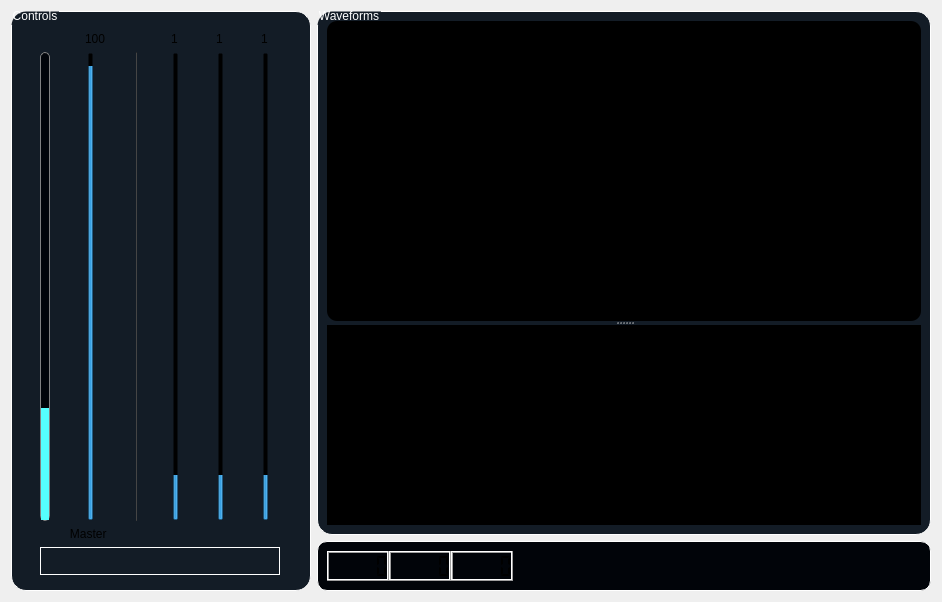
      <widget class="QWidget" name="analyzer_tab">
       <attribute name="icon">
        <iconset>
         <normaloff>icons/Equalizer-256.png</normaloff>icons/Equalizer-256.png</iconset>
       </attribute>
       <attribute name="title">
        <string>Analyzer</string>
       </attribute>
       <layout class="QGridLayout" name="gridLayout_5">
        <item row="0" column="1">
         <widget class="QGroupBox" name="controls_groupBox">
          <property name="minimumSize">
           <size>
            <width>300</width>
            <height>0</height>
           </size>
          </property>
          <property name="maximumSize">
           <size>
            <width>300</width>
            <height>16777215</height>
           </size>
          </property>
          <property name="styleSheet">
           <string notr="true">QGroupBox {
background-color:#131c26;
border: 1.2px solid #ffffff;
border-style: outset;
border-radius: 15px;
}
QGroupBox::title  {
    subcontrol-origin: margin;
    subcontrol-position: top left;
    padding: -5px 0px 0px 0px;
    color: rgb(255, 255, 255);
}</string>
          </property>
          <property name="title">
           <string>Controls</string>
          </property>
          <layout class="QGridLayout" name="gridLayout_6">
           <property name="topMargin">
            <number>20</number>
           </property>
           <property name="bottomMargin">
            <number>15</number>
           </property>
           <item row="2" column="1">
            <widget class="QSlider" name="verticalSlider">
             <property name="styleSheet">
              <string notr="true">QSlider{
    background-color: transparent;
}

QSlider::handle {
    background-color: qradialgradient(
        cx: 0.7, cy: 1.4, fx: 0.7, fy: 1.4,
        radius: 1, stop: 0 #fff, stop: 1 #424242
        );
	border-radius: 2px;
    height: 40px;
    width: 40px;
    margin: -15px 0px;
    }

QSlider::handle::hover{
	border: inset;
	 background-color: qradialgradient(
        cx: 0.7, cy: 1.4, fx: 0.7, fy: 1.4,
        radius: 1, stop: 0 #bbb, stop: 1 #000
        );
}</string>
             </property>
             <property name="maximum">
              <number>100</number>
             </property>
             <property name="value">
              <number>100</number>
             </property>
             <property name="orientation">
              <enum>Qt::Vertical</enum>
             </property>
             <property name="tickPosition">
              <enum>QSlider::TicksBelow</enum>
             </property>
             <property name="tickInterval">
              <number>5</number>
             </property>
            </widget>
           </item>
           <item row="0" column="1">
            <widget class="QLabel" name="master_label">
             <property name="styleSheet">
              <string notr="true">background-color: transparent;</string>
             </property>
             <property name="text">
              <string>100</string>
             </property>
            </widget>
           </item>
           <item row="0" column="4" alignment="Qt::AlignHCenter">
            <widget class="QLabel" name="slider2_label">
             <property name="styleSheet">
              <string notr="true">background-color: transparent;</string>
             </property>
             <property name="text">
              <string>1   </string>
             </property>
            </widget>
           </item>
           <item row="0" column="3" alignment="Qt::AlignHCenter">
            <widget class="QLabel" name="slider1_label">
             <property name="styleSheet">
              <string notr="true">background-color: transparent;</string>
             </property>
             <property name="text">
              <string>1   </string>
             </property>
            </widget>
           </item>
           <item row="2" column="3">
            <widget class="QSlider" name="verticalSlider_2">
             <property name="styleSheet">
              <string notr="true">QSlider{
    background-color: transparent;
}

QSlider::handle {
    background-color: qradialgradient(
        cx: 0.7, cy: 1.4, fx: 0.7, fy: 1.4,
        radius: 1, stop: 0 #fff, stop: 1 #424242
        );
	border-radius: 2px;
    height: 40px;
    width: 40px;
    margin: -15px 0px;
    }

QSlider::handle::hover{
	border: inset;
	 background-color: qradialgradient(
        cx: 0.7, cy: 1.4, fx: 0.7, fy: 1.4,
        radius: 1, stop: 0 #bbb, stop: 1 #000
        );
}</string>
             </property>
             <property name="maximum">
              <number>10</number>
             </property>
             <property name="value">
              <number>1</number>
             </property>
             <property name="orientation">
              <enum>Qt::Vertical</enum>
             </property>
             <property name="tickPosition">
              <enum>QSlider::TicksBelow</enum>
             </property>
             <property name="tickInterval">
              <number>0</number>
             </property>
            </widget>
           </item>
           <item row="0" column="5" alignment="Qt::AlignHCenter">
            <widget class="QLabel" name="slider3_label">
             <property name="styleSheet">
              <string notr="true">background-color: transparent;</string>
             </property>
             <property name="text">
              <string>1   </string>
             </property>
            </widget>
           </item>
           <item row="2" column="2">
            <widget class="Line" name="line">
             <property name="maximumSize">
              <size>
               <width>1</width>
               <height>16777215</height>
              </size>
             </property>
             <property name="styleSheet">
              <string notr="true">background-color: rgb(169, 169, 169);
background-color: rgb(60, 60, 60);</string>
             </property>
             <property name="orientation">
              <enum>Qt::Vertical</enum>
             </property>
            </widget>
           </item>
           <item row="2" column="5">
            <widget class="QSlider" name="verticalSlider_4">
             <property name="styleSheet">
              <string notr="true">QSlider{
    background-color: transparent;
}

QSlider::handle {
    background-color: qradialgradient(
        cx: 0.7, cy: 1.4, fx: 0.7, fy: 1.4,
        radius: 1, stop: 0 #fff, stop: 1 #424242
        );
	border-radius: 2px;
    height: 40px;
    width: 40px;
    margin: -15px 0px;
    }

QSlider::handle::hover{
	border: inset;
	 background-color: qradialgradient(
        cx: 0.7, cy: 1.4, fx: 0.7, fy: 1.4,
        radius: 1, stop: 0 #bbb, stop: 1 #000
        );
}</string>
             </property>
             <property name="maximum">
              <number>10</number>
             </property>
             <property name="value">
              <number>1</number>
             </property>
             <property name="orientation">
              <enum>Qt::Vertical</enum>
             </property>
             <property name="tickPosition">
              <enum>QSlider::TicksBelow</enum>
             </property>
             <property name="tickInterval">
              <number>0</number>
             </property>
            </widget>
           </item>
           <item row="2" column="4">
            <widget class="QSlider" name="verticalSlider_3">
             <property name="styleSheet">
              <string notr="true">QSlider{
    background-color: transparent;
}

QSlider::handle {
    background-color: qradialgradient(
        cx: 0.7, cy: 1.4, fx: 0.7, fy: 1.4,
        radius: 1, stop: 0 #fff, stop: 1 #424242
        );
	border-radius: 2px;
    height: 40px;
    width: 40px;
    margin: -15px 0px;
    }

QSlider::handle::hover{
	border: inset;
	 background-color: qradialgradient(
        cx: 0.7, cy: 1.4, fx: 0.7, fy: 1.4,
        radius: 1, stop: 0 #bbb, stop: 1 #000
        );
}</string>
             </property>
             <property name="maximum">
              <number>10</number>
             </property>
             <property name="value">
              <number>1</number>
             </property>
             <property name="orientation">
              <enum>Qt::Vertical</enum>
             </property>
             <property name="tickPosition">
              <enum>QSlider::TicksBelow</enum>
             </property>
             <property name="tickInterval">
              <number>0</number>
             </property>
            </widget>
           </item>
           <item row="3" column="4">
            <widget class="QLabel" name="label_7">
             <property name="maximumSize">
              <size>
               <width>13</width>
               <height>30</height>
              </size>
             </property>
             <property name="styleSheet">
              <string notr="true">background-color:transparent;</string>
             </property>
             <property name="text">
              <string/>
             </property>
             <property name="pixmap">
              <pixmap>icons/violin3.png</pixmap>
             </property>
             <property name="scaledContents">
              <bool>true</bool>
             </property>
            </widget>
           </item>
           <item row="3" column="5">
            <widget class="QLabel" name="label_8">
             <property name="maximumSize">
              <size>
               <width>34</width>
               <height>30</height>
              </size>
             </property>
             <property name="styleSheet">
              <string notr="true">background-color:transparent;</string>
             </property>
             <property name="text">
              <string/>
             </property>
             <property name="pixmap">
              <pixmap>icons/saxophone-side-view-silhouette3.png</pixmap>
             </property>
             <property name="scaledContents">
              <bool>true</bool>
             </property>
            </widget>
           </item>
           <item row="3" column="3" alignment="Qt::AlignLeft">
            <widget class="QLabel" name="label_6">
             <property name="maximumSize">
              <size>
               <width>30</width>
               <height>30</height>
              </size>
             </property>
             <property name="styleSheet">
              <string notr="true">background-color:transparent;</string>
             </property>
             <property name="text">
              <string/>
             </property>
             <property name="pixmap">
              <pixmap>icons/drums-1.png</pixmap>
             </property>
             <property name="scaledContents">
              <bool>true</bool>
             </property>
            </widget>
           </item>
           <item row="2" column="0">
            <widget class="QProgressBar" name="master_volume_bar">
             <property name="maximumSize">
              <size>
               <width>10</width>
               <height>16777215</height>
              </size>
             </property>
             <property name="styleSheet">
              <string notr="true">QProgressBar:vertical {
border: 1px solid gray;
border-radius: 5px;
background: #010409;
}
QProgressBar::chunk:vertical {
border-radius: 5px;
background: rgb(85, 255, 255);
}</string>
             </property>
             <property name="value">
              <number>24</number>
             </property>
             <property name="textVisible">
              <bool>false</bool>
             </property>
             <property name="orientation">
              <enum>Qt::Vertical</enum>
             </property>
            </widget>
           </item>
           <item row="4" column="0" colspan="6">
            <widget class="QGroupBox" name="groupBox_6">
             <property name="maximumSize">
              <size>
               <width>16777215</width>
               <height>39</height>
              </size>
             </property>
             <property name="title">
              <string/>
             </property>
             <layout class="QGridLayout" name="gridLayout_14">
              <property name="leftMargin">
               <number>1</number>
              </property>
              <property name="topMargin">
               <number>2</number>
              </property>
              <property name="rightMargin">
               <number>1</number>
              </property>
              <property name="bottomMargin">
               <number>2</number>
              </property>
              <property name="verticalSpacing">
               <number>0</number>
              </property>
              <item row="0" column="0">
               <layout class="QHBoxLayout" name="horizontalLayout_5">
                <item>
                 <widget class="QPushButton" name="apply_pushButton">
                  <property name="styleSheet">
                   <string notr="true">QPushButton:pressed {
    border-radius: 12px;
    background: rgba(1, 4, 9, 100);
    }</string>
                  </property>
                  <property name="text">
                   <string/>
                  </property>
                  <property name="icon">
                   <iconset>
                    <normaloff>icons/Check-256.png</normaloff>icons/Check-256.png</iconset>
                  </property>
                  <property name="flat">
                   <bool>true</bool>
                  </property>
                 </widget>
                </item>
               </layout>
              </item>
             </layout>
            </widget>
           </item>
           <item row="3" column="0" colspan="3">
            <widget class="QLabel" name="label_5">
             <property name="styleSheet">
              <string notr="true">background-color:transparent;</string>
             </property>
             <property name="text">
              <string>         Master</string>
             </property>
             <property name="margin">
              <number>2</number>
             </property>
            </widget>
           </item>
          </layout>
         </widget>
        </item>
        <item row="0" column="2">
         <layout class="QVBoxLayout" name="verticalLayout">
          <item>
           <widget class="QGroupBox" name="groupBox_2">
            <property name="sizePolicy">
             <sizepolicy hsizetype="Expanding" vsizetype="Preferred">
              <horstretch>0</horstretch>
              <verstretch>0</verstretch>
             </sizepolicy>
            </property>
            <property name="styleSheet">
             <string notr="true">QGroupBox {
background-color: #131c26;
border: 1.2px solid #ffffff;
border-style: outset;
border-radius: 15px;
}
QGroupBox::title  {
    subcontrol-origin: margin;
    subcontrol-position: top left;
    padding: -5px 0px 0px 0px;
    color: rgb(255, 255, 255);
}</string>
            </property>
            <property name="title">
             <string>Waveforms</string>
            </property>
            <layout class="QGridLayout" name="gridLayout_3">
             <item row="0" column="0">
              <widget class="QSplitter" name="splitter">
               <property name="styleSheet">
                <string notr="true">background-color: transparent;</string>
               </property>
               <property name="orientation">
                <enum>Qt::Vertical</enum>
               </property>
               <widget class="PlotWidget" name="waveform_widget" native="true">
                <property name="minimumSize">
                 <size>
                  <width>0</width>
                  <height>300</height>
                 </size>
                </property>
                <property name="styleSheet">
                 <string notr="true">background-color: rgb(0, 0, 0);
border-radius: 10px;</string>
                </property>
               </widget>
               <widget class="QWidget" name="verticalWidget_2" native="true">
                <property name="minimumSize">
                 <size>
                  <width>0</width>
                  <height>200</height>
                 </size>
                </property>
                <property name="styleSheet">
                 <string notr="true">background-color: rgb(0, 0, 0);</string>
                </property>
                <layout class="QVBoxLayout" name="spectrogram_widget"/>
               </widget>
              </widget>
             </item>
            </layout>
           </widget>
          </item>
          <item>
           <widget class="QGroupBox" name="groupBox">
            <property name="sizePolicy">
             <sizepolicy hsizetype="Expanding" vsizetype="Preferred">
              <horstretch>0</horstretch>
              <verstretch>0</verstretch>
             </sizepolicy>
            </property>
            <property name="maximumSize">
             <size>
              <width>10000</width>
              <height>50</height>
             </size>
            </property>
            <property name="styleSheet">
             <string notr="true">QGroupBox {
background-color: #010409;
border: 1.2px solid #ffffff;
border-style: outset;
border-radius: 10px;
}</string>
            </property>
            <property name="title">
             <string/>
            </property>
            <layout class="QGridLayout" name="gridLayout_4">
             <item row="0" column="2">
              <layout class="QHBoxLayout" name="horizontalLayout_4">
               <item>
                <layout class="QHBoxLayout" name="horizontalLayout_3">
                 <item>
                  <spacer name="verticalSpacer">
                   <property name="orientation">
                    <enum>Qt::Vertical</enum>
                   </property>
                   <property name="sizeHint" stdset="0">
                    <size>
                     <width>20</width>
                     <height>40</height>
                    </size>
                   </property>
                  </spacer>
                 </item>
                 <item>
                  <widget class="QPushButton" name="pause_pushButton">
                   <property name="minimumSize">
                    <size>
                     <width>30</width>
                     <height>30</height>
                    </size>
                   </property>
                   <property name="maximumSize">
                    <size>
                     <width>30</width>
                     <height>16777215</height>
                    </size>
                   </property>
                   <property name="styleSheet">
                    <string notr="true">QPushButton:pressed {
    border-radius: 5px;
    background:rgb(19, 28, 38);
    }</string>
                   </property>
                   <property name="text">
                    <string/>
                   </property>
                   <property name="icon">
                    <iconset>
                     <normaloff>icons/Media-Pause-256.png</normaloff>icons/Media-Pause-256.png</iconset>
                   </property>
                   <property name="iconSize">
                    <size>
                     <width>12</width>
                     <height>12</height>
                    </size>
                   </property>
                   <property name="flat">
                    <bool>true</bool>
                   </property>
                  </widget>
                 </item>
                 <item>
                  <widget class="QPushButton" name="play_pushButton">
                   <property name="minimumSize">
                    <size>
                     <width>30</width>
                     <height>30</height>
                    </size>
                   </property>
                   <property name="maximumSize">
                    <size>
                     <width>30</width>
                     <height>16777215</height>
                    </size>
                   </property>
                   <property name="styleSheet">
                    <string notr="true">QPushButton:pressed {
    border-radius: 5px;
    background:rgb(19, 28, 38);
    }</string>
                   </property>
                   <property name="text">
                    <string/>
                   </property>
                   <property name="icon">
                    <iconset>
                     <normaloff>icons/Media-Play-256.png</normaloff>icons/Media-Play-256.png</iconset>
                   </property>
                   <property name="iconSize">
                    <size>
                     <width>12</width>
                     <height>12</height>
                    </size>
                   </property>
                   <property name="flat">
                    <bool>true</bool>
                   </property>
                  </widget>
                 </item>
                 <item>
                  <widget class="QPushButton" name="stop_pushButton">
                   <property name="minimumSize">
                    <size>
                     <width>30</width>
                     <height>30</height>
                    </size>
                   </property>
                   <property name="maximumSize">
                    <size>
                     <width>30</width>
                     <height>16777215</height>
                    </size>
                   </property>
                   <property name="styleSheet">
                    <string notr="true">QPushButton:pressed {
    border-radius: 5px;
    background:rgb(19, 28, 38);
    }</string>
                   </property>
                   <property name="text">
                    <string/>
                   </property>
                   <property name="icon">
                    <iconset>
                     <normaloff>icons/Shape-Square-256.png</normaloff>icons/Shape-Square-256.png</iconset>
                   </property>
                   <property name="iconSize">
                    <size>
                     <width>12</width>
                     <height>12</height>
                    </size>
                   </property>
                   <property name="flat">
                    <bool>true</bool>
                   </property>
                  </widget>
                 </item>
                 <item>
                  <spacer name="horizontalSpacer_11">
                   <property name="orientation">
                    <enum>Qt::Horizontal</enum>
                   </property>
                   <property name="sizeHint" stdset="0">
                    <size>
                     <width>40</width>
                     <height>20</height>
                    </size>
                   </property>
                  </spacer>
                 </item>
                 <item>
                  <spacer name="horizontalSpacer_10">
                   <property name="orientation">
                    <enum>Qt::Horizontal</enum>
                   </property>
                   <property name="sizeHint" stdset="0">
                    <size>
                     <width>40</width>
                     <height>20</height>
                    </size>
                   </property>
                  </spacer>
                 </item>
                 <item>
                  <spacer name="horizontalSpacer_9">
                   <property name="orientation">
                    <enum>Qt::Horizontal</enum>
                   </property>
                   <property name="sizeHint" stdset="0">
                    <size>
                     <width>40</width>
                     <height>20</height>
                    </size>
                   </property>
                  </spacer>
                 </item>
                 <item>
                  <spacer name="horizontalSpacer_8">
                   <property name="orientation">
                    <enum>Qt::Horizontal</enum>
                   </property>
                   <property name="sizeHint" stdset="0">
                    <size>
                     <width>40</width>
                     <height>20</height>
                    </size>
                   </property>
                  </spacer>
                 </item>
                 <item>
                  <spacer name="horizontalSpacer_7">
                   <property name="orientation">
                    <enum>Qt::Horizontal</enum>
                   </property>
                   <property name="sizeHint" stdset="0">
                    <size>
                     <width>40</width>
                     <height>20</height>
                    </size>
                   </property>
                  </spacer>
                 </item>
                </layout>
               </item>
              </layout>
             </item>
             <item row="0" column="3">
              <spacer name="horizontalSpacer_3">
               <property name="orientation">
                <enum>Qt::Horizontal</enum>
               </property>
               <property name="sizeHint" stdset="0">
                <size>
                 <width>40</width>
                 <height>20</height>
                </size>
               </property>
              </spacer>
             </item>
             <item row="0" column="1">
              <spacer name="horizontalSpacer">
               <property name="orientation">
                <enum>Qt::Horizontal</enum>
               </property>
               <property name="sizeHint" stdset="0">
                <size>
                 <width>40</width>
                 <height>20</height>
                </size>
               </property>
              </spacer>
             </item>
             <item row="0" column="0">
              <layout class="QHBoxLayout" name="horizontalLayout_2">
               <property name="spacing">
                <number>0</number>
               </property>
               <item>
                <widget class="QLCDNumber" name="min_lcd">
                 <property name="maximumSize">
                  <size>
                   <width>62</width>
                   <height>30</height>
                  </size>
                 </property>
                 <property name="segmentStyle">
                  <enum>QLCDNumber::Flat</enum>
                 </property>
                </widget>
               </item>
               <item>
                <widget class="QLCDNumber" name="sec_lcd">
                 <property name="maximumSize">
                  <size>
                   <width>62</width>
                   <height>30</height>
                  </size>
                 </property>
                 <property name="segmentStyle">
                  <enum>QLCDNumber::Flat</enum>
                 </property>
                </widget>
               </item>
               <item>
                <widget class="QLCDNumber" name="cs_lcd">
                 <property name="maximumSize">
                  <size>
                   <width>62</width>
                   <height>30</height>
                  </size>
                 </property>
                 <property name="layoutDirection">
                  <enum>Qt::LeftToRight</enum>
                 </property>
                 <property name="segmentStyle">
                  <enum>QLCDNumber::Flat</enum>
                 </property>
                </widget>
               </item>
              </layout>
             </item>
            </layout>
           </widget>
          </item>
         </layout>
        </item>
       </layout>
      </widget>
